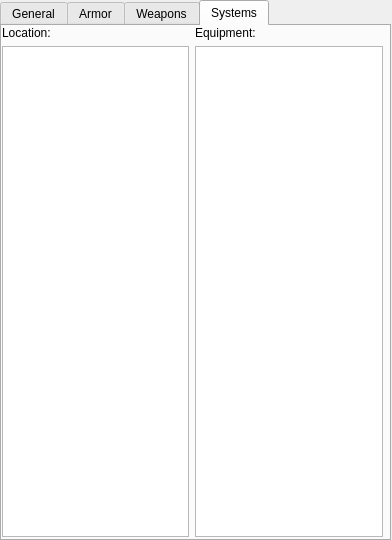
<?xml version="1.0" encoding="UTF-8"?>
<ui version="4.0">
 <class>Form</class>
 <widget class="QWidget" name="Form">
  <property name="geometry">
   <rect>
    <x>0</x>
    <y>0</y>
    <width>392</width>
    <height>540</height>
   </rect>
  </property>
  <property name="windowTitle">
   <string>Form</string>
  </property>
  <widget class="QWidget" name="gridLayoutWidget">
   <property name="geometry">
    <rect>
     <x>0</x>
     <y>0</y>
     <width>391</width>
     <height>541</height>
    </rect>
   </property>
   <layout class="QGridLayout" name="gridLayout">
    <item row="0" column="0">
     <widget class="QTabWidget" name="tabWidget">
      <property name="currentIndex">
       <number>3</number>
      </property>
      <widget class="QWidget" name="generalTab">
       <attribute name="title">
        <string>General</string>
       </attribute>
       <widget class="QWidget" name="gridLayoutWidget_2">
        <property name="geometry">
         <rect>
          <x>0</x>
          <y>0</y>
          <width>381</width>
          <height>511</height>
         </rect>
        </property>
        <layout class="QGridLayout" name="gridLayout_4">
         <item row="0" column="0">
          <widget class="QTextBrowser" name="textBrowser"/>
         </item>
        </layout>
       </widget>
      </widget>
      <widget class="QWidget" name="armorTab">
       <attribute name="title">
        <string>Armor</string>
       </attribute>
       <widget class="QWidget" name="gridLayoutWidget_5">
        <property name="geometry">
         <rect>
          <x>0</x>
          <y>0</y>
          <width>381</width>
          <height>511</height>
         </rect>
        </property>
        <layout class="QGridLayout" name="gridLayout_7"/>
       </widget>
      </widget>
      <widget class="QWidget" name="weaponsTab">
       <attribute name="title">
        <string>Weapons</string>
       </attribute>
       <widget class="QWidget" name="gridLayoutWidget_4">
        <property name="geometry">
         <rect>
          <x>0</x>
          <y>0</y>
          <width>381</width>
          <height>511</height>
         </rect>
        </property>
        <layout class="QGridLayout" name="gridLayout_6">
         <item row="0" column="0">
          <widget class="QListView" name="listView_3"/>
         </item>
        </layout>
       </widget>
      </widget>
      <widget class="QWidget" name="systemsTab">
       <attribute name="title">
        <string>Systems</string>
       </attribute>
       <widget class="QWidget" name="gridLayoutWidget_3">
        <property name="geometry">
         <rect>
          <x>0</x>
          <y>0</y>
          <width>381</width>
          <height>511</height>
         </rect>
        </property>
        <layout class="QGridLayout" name="gridLayout_5">
         <item row="1" column="1">
          <widget class="QListView" name="itemList"/>
         </item>
         <item row="1" column="0">
          <widget class="QListView" name="locationsList"/>
         </item>
         <item row="0" column="0">
          <widget class="QLabel" name="locationLabel">
           <property name="text">
            <string>Location:</string>
           </property>
          </widget>
         </item>
         <item row="0" column="1">
          <widget class="QLabel" name="slotLabel">
           <property name="text">
            <string>Equipment:</string>
           </property>
          </widget>
         </item>
        </layout>
       </widget>
      </widget>
     </widget>
    </item>
   </layout>
  </widget>
 </widget>
 <resources/>
 <connections/>
</ui>
